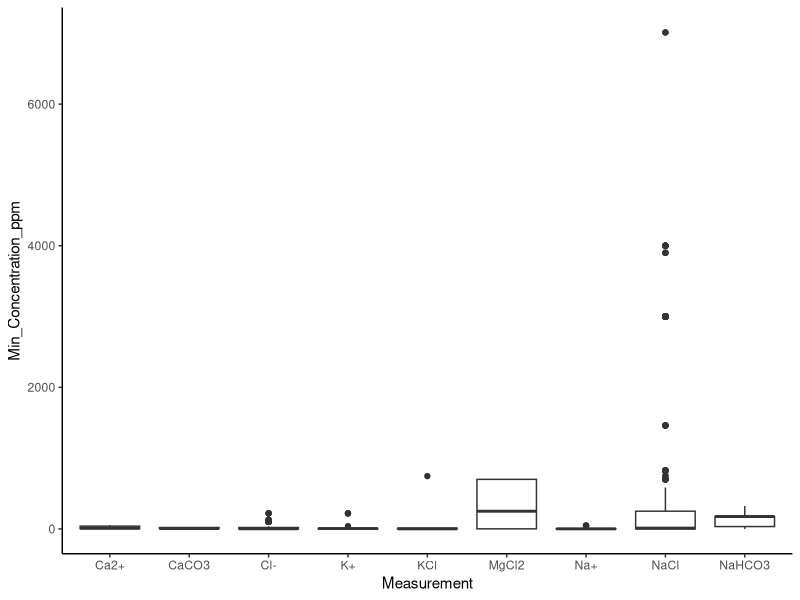
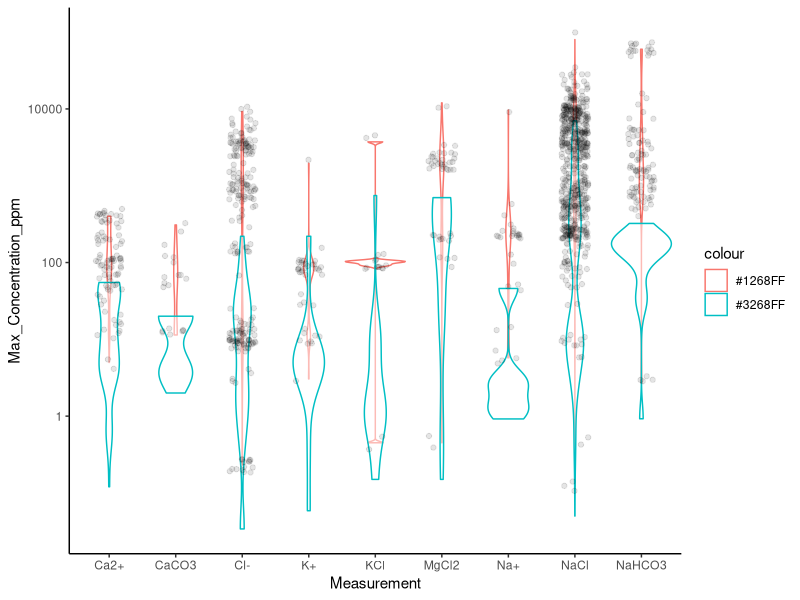
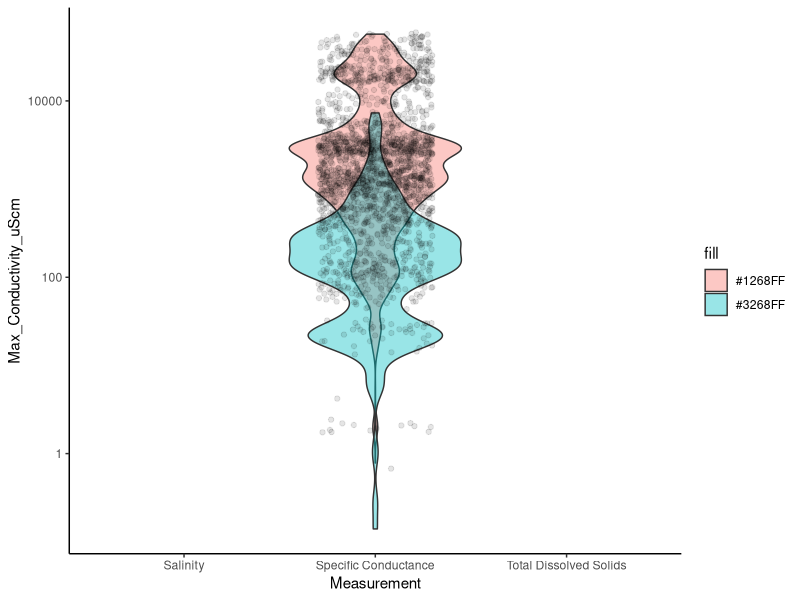
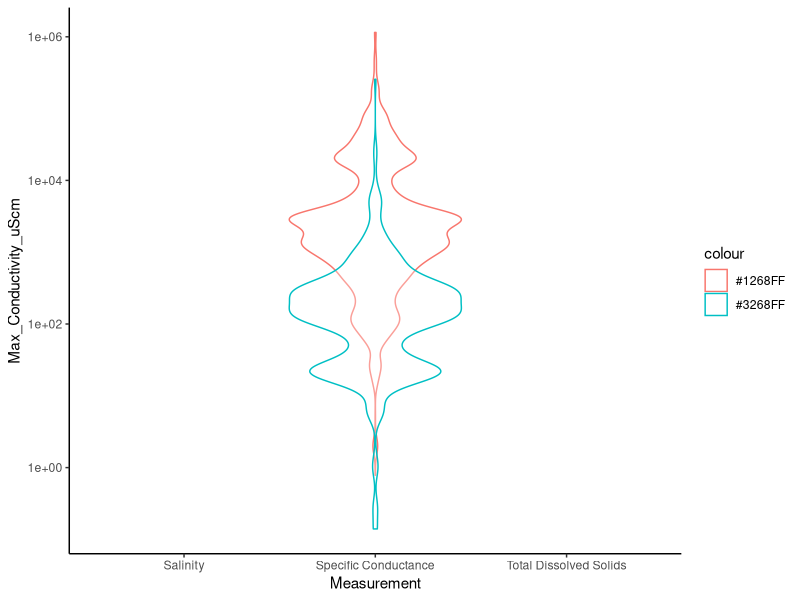

These figures' R source, in order:
## ---- chunk 1

library(tidyverse)

## ---- chunk 2
DATA <- read_csv("data/ConvertedSalts_Clean.csv")

## ---- chunk 3


DATA %>% 
  filter(Measurement %in% c("CaCO3","Ca2+", "NaHCO3", "NaCl", "KCl", "Cl-", "K+", "Na+", "MgCl2")) %>%
  ggplot(aes(x = Measurement, y = Min_Concentration_ppm))+
  geom_boxplot()+
  theme_classic()


DATA %>% 
  filter(Measurement %in% c("CaCO3","Ca2+", "NaHCO3", "NaCl", "KCl", "Cl-", "K+", "Na+", "MgCl2")) %>%
  ggplot(aes(x = Measurement, y = Max_Concentration_ppm))+
  geom_violin(aes(colour = "#1268FF"), alpha = 0.5)+
  geom_violin(aes(y = Min_Concentration_ppm, colour = "#3268FF"), alpha = 0.5)+
  geom_jitter(height = 0.1, width = 0.2, alpha = 0.1)+
  scale_y_continuous(trans='log10')+
  theme_classic()

#length(DATA$Measurement[DATA$Measurement == "HCO3-"])                                     
                                           
unique(DATA$Measurement)


## ---- chunk 4

#Lets remove extreme values for now

DATA %>% 
  filter(Measurement %in% c("Specific Conductance","Salinity", "Total Dissolved Solids")) %>%
  mutate(Min_Conductivity_uScm = ifelse(Min_Conductivity_uScm > 10000, NA, Min_Conductivity_uScm),
              Max_Conductivity_uScm = ifelse(Max_Conductivity_uScm > 60000, NA, Max_Conductivity_uScm))%>%
  ggplot(aes(x = Measurement, y = Max_Conductivity_uScm))+
  geom_violin(aes(fill = "#1268FF"), alpha = 0.4)+
  geom_violin(aes(y = Min_Conductivity_uScm, fill = "#3268FF"), alpha = 0.4)+
  geom_jitter(height = 0.1, width = 0.3, alpha = 0.1)+
  scale_y_continuous(trans='log10')+
  theme_classic()

#Without extreme values removed
DATA %>% 
  filter(Measurement %in% c("Specific Conductance","Salinity", "Total Dissolved Solids")) %>%
  ggplot(aes(x = Measurement, y = Max_Conductivity_uScm))+
  geom_violin(aes(colour = "#1268FF"), alpha = 0.3)+
  geom_violin(aes(y = Min_Conductivity_uScm, colour = "#3268FF"), alpha = 0.3)+
  #geom_jitter(height = 0, width = 0.3)+
  scale_y_continuous(trans='log10')+
  theme_classic()


## ---- chunk 5
